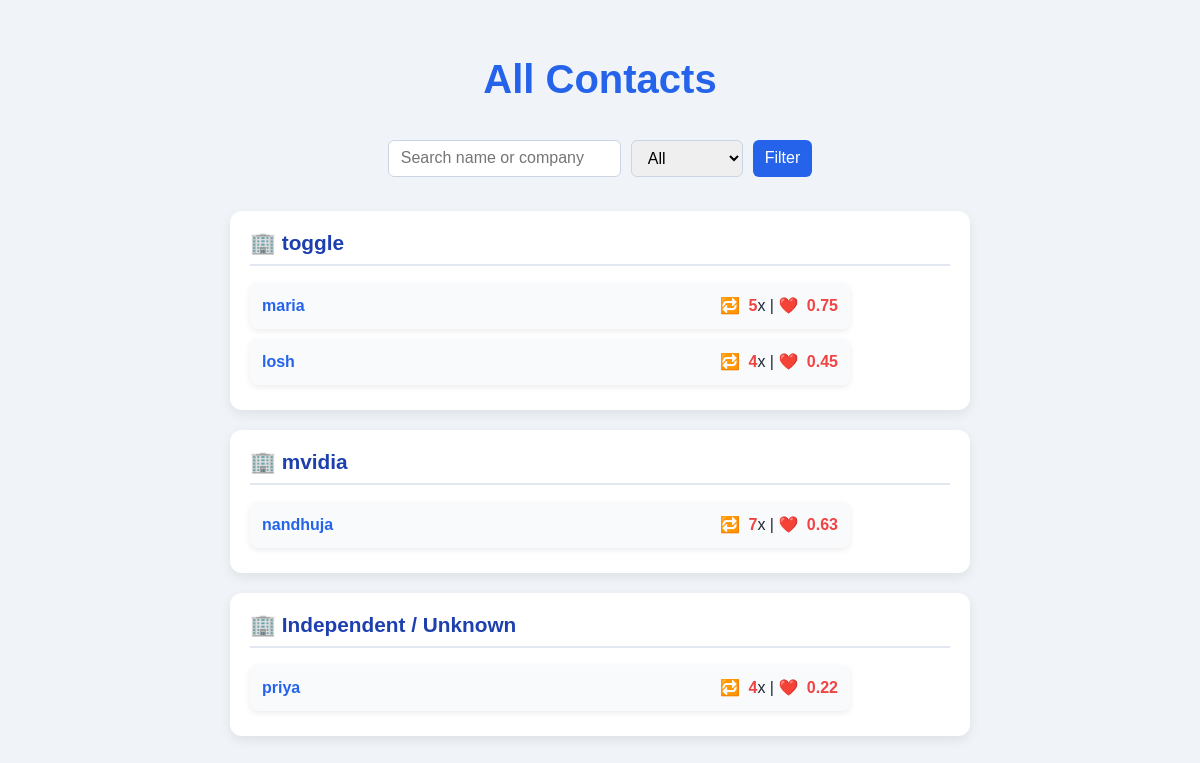
Screenshot of /contacts with the database file from the repository.
### models.py (models this page shows)
class Contact(Base):
    __tablename__ = "contacts"
    id = Column(Integer, primary_key=True, index=True)
    name = Column(String, nullable=False)
    company = Column(String, default="Independent / Unknown")
    email = Column(String, nullable=True)
    phone = Column(String, nullable=True)
    notes = Column(String, nullable=True)
    last_contact = Column(DateTime, default=datetime.now)
    frequency = Column(Integer, default=0)

### main.py (the view)
@app.get("/contacts", response_class=HTMLResponse)
async def contact_list(
    request: Request,
    months: str = "all",
    search: str = "",
    db: Session = Depends(get_db),
):
    contacts = filter_contacts(db, months)
    if search:
        search_lower = search.lower()
        contacts = [
            c for c in contacts
            if search_lower in c.name.lower() or (c.company and search_lower in c.company.lower())
        ]
    for c in contacts:
        c.relationship = relationship_score(c)
    contacts.sort(key=lambda c: (c.relationship, c.frequency), reverse=True)
    grouped = group_by_company(contacts)
    return templates.TemplateResponse(
        "contact_list.html",
        {"request": request, "contacts_by_company": grouped, "months": months, "search": search},
    )

### templates/contact_list.html (shortened to what this page needs)
<!DOCTYPE html>
<html>
<head>
  <link rel="stylesheet" href="/static/style.css">
</head>
<body>
  <h1>All Contacts</h1>
  <form method="get" class="filter-form">
    <input
      type="text"
      name="search"
      placeholder="Search name or company"
      value="{{ search }}"
    />
    <select name="months">
      <option value="all" {% if months == "all" or not months %}selected{% endif %}>All</option>
    </select>
    <button type="submit">Filter</button>
  </form>
  {% if contacts_by_company %}
    {% for company, members in contacts_by_company.items() %}
      <section class="company-block">
        <h2>🏢 {{ company }}</h2>
        <ul>
          {% for c in members %}
            <li>
              <div>
                <a href="/contacts/{{ c.id }}">{{ c.name }}</a>
              </div>
              <div>
                🔁 <strong>{{ c.frequency }}</strong>x |
                ❤️ <strong>{{ "%.2f"|format(c.relationship) }}</strong>
              </div>
            </li>
          {% endfor %}
        </ul>
      </section>
    {% endfor %}
  {% else %}
    <p>No contacts found for your filter/search.</p>
  {% endif %}
</body>
</html>

### static/style.css (style rules this page uses)
body { font-family: 'Arial', sans-serif; background: #f0f4f8; color: #1f2937; margin: 40px; line-height: 1.6; }
h1 { color: #2563eb; font-size: 2.5rem; margin-bottom: 20px; text-align: center; }
a { text-decoration: none; color: #1d4ed8; transition: color 0.2s ease, text-decoration 0.2s ease; }
form { margin-bottom: 20px; display: flex; flex-wrap: wrap; gap: 10px; justify-content: center; }
input, select, button { padding: 10px 12px; margin: 4px 0; border-radius: 8px; border: 1px solid #cbd5e1; outline: none; font-size: 1rem; transition: border-color 0.2s, box-shadow 0.2s; }
button { background-color: #2563eb; color: #fff; border: none; cursor: pointer; transition: background-color 0.2s, transform 0.2s; }
ul { list-style-type: none; padding: 0; max-width: 600px; margin: 0 auto; }
li { background: #fff; margin: 8px 0; padding: 12px 16px; border-radius: 10px; box-shadow: 0 2px 6px rgba(0,0,0,0.08); transition: transform 0.2s, box-shadow 0.2s; }

### templates/contact_list.html (style rules this page uses)
body { font-family: Arial, sans-serif; background: #f0f4f8; color: #1f2937; margin: 0; padding: 20px; }
h1 { text-align: center; color: #2563eb; margin-bottom: 25px; }
.filter-form { max-width: 600px; margin: 0 auto 30px auto; display: flex; flex-wrap: wrap; gap: 10px; justify-content: center; }
.filter-form input, .filter-form select, .filter-form button { padding: 8px 12px; font-size: 16px; border-radius: 6px; border: 1px solid #cbd5e1; outline: none; transition: border 0.2s, box-shadow 0.2s; }
.filter-form button { background-color: #2563eb; color: white; border: none; cursor: pointer; transition: background-color 0.2s; }
.company-block { max-width: 700px; margin: 20px auto; padding: 15px 20px; background: #fff; border-radius: 12px; box-shadow: 0 4px 12px rgba(0,0,0,0.08); }
.company-block h2 { margin-top: 0; color: #1e40af; font-size: 1.3rem; border-bottom: 2px solid #e2e8f0; padding-bottom: 5px; }
ul { list-style: none; padding: 0; margin: 10px 0 0 0; }
li { display: flex; justify-content: space-between; align-items: center; background: #f8fafc; margin-bottom: 10px; padding: 10px 12px; border-radius: 8px; transition: transform 0.1s, box-shadow 0.1s; }
li a { font-weight: bold; color: #2563eb; text-decoration: none; }
li strong { color: #ef4444; margin-left: 4px; }

### rows the page displays
Contact: company "toggle", name "maria", frequency "5", relationship "0.75"
Contact: name "losh", frequency "4", relationship "0.45"
Contact: company "mvidia", name "nandhuja", frequency "7", relationship "0.63"
Contact: company "Independent / Unknown", name "priya", frequency "4", relationship "0.22"
